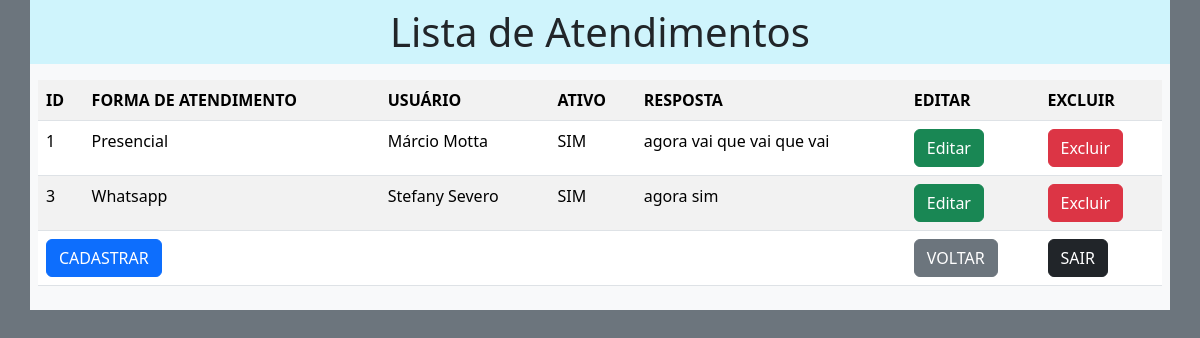
The page /view/atendimentos.php (signed in) on the database its author committed.
### tables this page shows
CREATE TABLE `atendimento` (
  `idAtendimento` int(11) NOT NULL,
  `idFormaAtendimento` int(11) NOT NULL,
  `idUsuario` int(11) NOT NULL,
  `dataCadastro` timestamp NOT NULL DEFAULT current_timestamp(),
  `ativo` enum('S','N') NOT NULL,
  `respostaAtendimento` text NOT NULL
);

CREATE TABLE `formaatendimento` (
  `idFormaAtendimento` int(11) NOT NULL,
  `nomeAtendimento` varchar(255) DEFAULT NULL,
  `dataCadastro` timestamp NOT NULL DEFAULT current_timestamp()
);

CREATE TABLE `usuario` (
  `idUsuario` int(11) NOT NULL,
  `nomeUsuario` varchar(255) NOT NULL,
  `emailUsuario` varchar(255) NOT NULL,
  `loginUsuario` varchar(255) NOT NULL,
  `senhaUsuario` varchar(255) NOT NULL,
  `dataCadastro` timestamp NOT NULL DEFAULT current_timestamp(),
  `telefoneCelular` varchar(45) NOT NULL,
  `ativo` enum('S','N') NOT NULL
);

### model/conexao.php (called while the page is built, shortened)
<?php
abstract class Conexao {
    private $servidor = 'localhost';
    private $user = 'root';
    private $pass = '';
    private $banco = 'atendimentos';
    private function conexao() {
        $this->conn = new PDO("mysql:host=$this->servidor;dbname=$this->banco", $this->user, $this->pass);
    }
}
?>

### model/atendimentoModel.php (called while the page is built, shortened)
<?php
require_once 'conexao.php';
class Atendimento extends Conexao {
    public function consultaAtendimentos(){
        $sql = "SELECT
        a.idAtendimento,
        u.NomeUsuario,
        f.nomeAtendimento AS formaAtendimento,
        f.idFormaAtendimento,
        a.ativo,
        a.respostaAtendimento
        FROM atendimento a
        JOIN usuario u ON a.idUsuario = u.idUsuario
        JOIN formaatendimento f ON a.idFormaAtendimento = f.idFormaAtendimento";
        $stmt = $this->conn->prepare($sql);
        $stmt->execute();
        return $stmt->fetchAll(PDO::FETCH_ASSOC);
    }
}
?>

### view/atendimentos.php (the view, shortened to what this page needs)
<?php
if (isset($_SESSION['logado']) && $_SESSION['logado'] == true) {
?>
<!DOCTYPE html>
<html lang="pt-br">
<head>
    <link href="https://cdn.jsdelivr.net/npm/bootstrap@5.3.2/dist/css/bootstrap.min.css" rel="stylesheet">
</head>
<body class="bg-secondary">
    <div class="container bg-light p-0">
        <h1 class="bg-info-subtle text-center p-2">Lista de Atendimentos</h1>
        <section class="p-2">
            <table class="table table-striped">
                <tr>
                    <th>ID</th>
                    <th>FORMA DE ATENDIMENTO</th>
                    <th>USUÁRIO</th>
                    <th>ATIVO</th>
                    <th>RESPOSTA</th>
                    <th>EDITAR</th>
                    <th>EXCLUIR</th>
                </tr>
                <?php
                $Atendimento = new Atendimento();
                $consulta = $Atendimento->consultaAtendimentos();
                foreach ($consulta as $linha) {
                    $idAtendimento = $linha['idAtendimento'];
                    $formaAtendimento = $linha['formaAtendimento'];
                    $nomeUsuario = $linha['NomeUsuario'];
                    $ativo = ($linha['ativo'] == 'S') ? 'SIM' : 'NÃO';
                    $respostaAtendimento = $linha['respostaAtendimento'];
                ?>
                <tr>
                    <td><?php echo $idAtendimento; ?></td>
                    <td><?php echo $formaAtendimento; ?></td>
                    <td><?php echo $nomeUsuario; ?></td>
                    <td><?php echo $ativo; ?></td>
                    <td><?php echo $respostaAtendimento; ?></td>
                    <td><a class='btn btn-success'
                            href='editarAtendimento.php?id=<?php echo $idAtendimento; ?>'>Editar</a></td>
                    <td><a class='btn btn-danger' onclick='confirmDelete(<?php echo $idAtendimento; ?>)'
                            href='#'>Excluir</a></td>
                </tr>
                <?php
                }
                ?>
                <tr>
                    <td colspan="5">
                        <a class="btn btn-primary" href="cadastrarAtendimento.php">CADASTRAR</a>
                    </td>
                    <td>
                        <a class="btn btn-secondary" href="logado.php">VOLTAR</a>
                    </td>
                    <td>
                        <a class="btn btn-dark" onclick="confirmSair()" href="#">SAIR</a>
                    </td>
                </tr>
            </table>
        </section>
    </div>
</body>
</html>
<?php
} else {
    header('Location: index.php');
}
?>

### rows shown on the page
atendimento: idAtendimento "1", idFormaAtendimento.nomeAtendimento "Presencial", idUsuario.nomeUsuario "Márcio Motta", ativo "SIM", respostaAtendimento "agora vai que vai que vai"
atendimento: idAtendimento "3", idFormaAtendimento.nomeAtendimento "Whatsapp", idUsuario.nomeUsuario "Stefany Severo", ativo "SIM", respostaAtendimento "agora sim"
